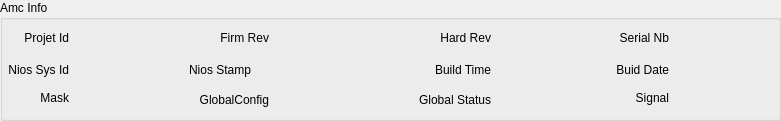
     <widget class="QGroupBox" name="groupBox_3">
      <property name="geometry">
       <rect>
        <x>0</x>
        <y>-7</y>
        <width>781</width>
        <height>121</height>
       </rect>
      </property>
      <property name="title">
       <string>Amc Info</string>
      </property>
      <widget class="QLabel" name="label_21">
       <property name="geometry">
        <rect>
         <x>10</x>
         <y>30</y>
         <width>59</width>
         <height>16</height>
        </rect>
       </property>
       <property name="text">
        <string>Projet Id</string>
       </property>
       <property name="alignment">
        <set>Qt::AlignRight|Qt::AlignTrailing|Qt::AlignVCenter</set>
       </property>
      </widget>
      <widget class="QLabel" name="label_22">
       <property name="geometry">
        <rect>
         <x>210</x>
         <y>30</y>
         <width>59</width>
         <height>16</height>
        </rect>
       </property>
       <property name="text">
        <string>Firm Rev</string>
       </property>
       <property name="alignment">
        <set>Qt::AlignRight|Qt::AlignTrailing|Qt::AlignVCenter</set>
       </property>
      </widget>
      <widget class="QLabel" name="label_23">
       <property name="geometry">
        <rect>
         <x>432</x>
         <y>30</y>
         <width>59</width>
         <height>16</height>
        </rect>
       </property>
       <property name="text">
        <string>Hard Rev</string>
       </property>
       <property name="alignment">
        <set>Qt::AlignRight|Qt::AlignTrailing|Qt::AlignVCenter</set>
       </property>
      </widget>
      <widget class="QLabel" name="label_24">
       <property name="geometry">
        <rect>
         <x>610</x>
         <y>30</y>
         <width>59</width>
         <height>16</height>
        </rect>
       </property>
       <property name="text">
        <string>Serial Nb</string>
       </property>
       <property name="alignment">
        <set>Qt::AlignRight|Qt::AlignTrailing|Qt::AlignVCenter</set>
       </property>
      </widget>
      <widget class="QLabel" name="label_25">
       <property name="geometry">
        <rect>
         <x>598</x>
         <y>60</y>
         <width>71</width>
         <height>20</height>
        </rect>
       </property>
       <property name="text">
        <string>Buid Date</string>
       </property>
       <property name="alignment">
        <set>Qt::AlignRight|Qt::AlignTrailing|Qt::AlignVCenter</set>
       </property>
      </widget>
      <widget class="QLabel" name="label_26">
       <property name="geometry">
        <rect>
         <x>420</x>
         <y>60</y>
         <width>71</width>
         <height>20</height>
        </rect>
       </property>
       <property name="text">
        <string>Build Time</string>
       </property>
       <property name="alignment">
        <set>Qt::AlignRight|Qt::AlignTrailing|Qt::AlignVCenter</set>
       </property>
      </widget>
      <widget class="QLabel" name="label_27">
       <property name="geometry">
        <rect>
         <x>170</x>
         <y>60</y>
         <width>81</width>
         <height>20</height>
        </rect>
       </property>
       <property name="text">
        <string>Nios Stamp</string>
       </property>
       <property name="alignment">
        <set>Qt::AlignRight|Qt::AlignTrailing|Qt::AlignVCenter</set>
       </property>
      </widget>
      <widget class="QLabel" name="label_28">
       <property name="geometry">
        <rect>
         <x>-2</x>
         <y>60</y>
         <width>71</width>
         <height>20</height>
        </rect>
       </property>
       <property name="text">
        <string>Nios Sys Id</string>
       </property>
       <property name="alignment">
        <set>Qt::AlignRight|Qt::AlignTrailing|Qt::AlignVCenter</set>
       </property>
      </widget>
      <widget class="QLabel" name="label_29">
       <property name="geometry">
        <rect>
         <x>10</x>
         <y>90</y>
         <width>59</width>
         <height>16</height>
        </rect>
       </property>
       <property name="text">
        <string>Mask</string>
       </property>
       <property name="alignment">
        <set>Qt::AlignRight|Qt::AlignTrailing|Qt::AlignVCenter</set>
       </property>
      </widget>
      <widget class="QLabel" name="label_30">
       <property name="geometry">
        <rect>
         <x>178</x>
         <y>90</y>
         <width>91</width>
         <height>20</height>
        </rect>
       </property>
       <property name="text">
        <string>GlobalConfig</string>
       </property>
       <property name="alignment">
        <set>Qt::AlignRight|Qt::AlignTrailing|Qt::AlignVCenter</set>
       </property>
      </widget>
      <widget class="QLabel" name="label_31">
       <property name="geometry">
        <rect>
         <x>400</x>
         <y>90</y>
         <width>91</width>
         <height>20</height>
        </rect>
       </property>
       <property name="text">
        <string>Global Status</string>
       </property>
       <property name="alignment">
        <set>Qt::AlignRight|Qt::AlignTrailing|Qt::AlignVCenter</set>
       </property>
      </widget>
      <widget class="QLabel" name="label_32">
       <property name="geometry">
        <rect>
         <x>610</x>
         <y>90</y>
         <width>59</width>
         <height>16</height>
        </rect>
       </property>
       <property name="text">
        <string>Signal</string>
       </property>
       <property name="alignment">
        <set>Qt::AlignRight|Qt::AlignTrailing|Qt::AlignVCenter</set>
       </property>
      </widget>
     </widget>
